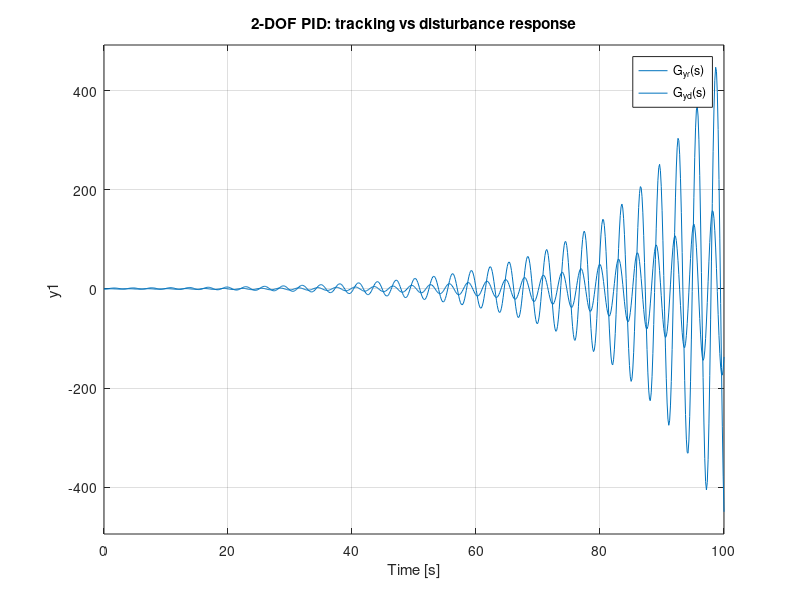

This figure's MATLAB source:
s = tf('s');

% Plant: simple velocity servo model
P = 1 / ((0.5 * s + 1) * s);  % type-1 plant

% PID gains from a previous 1-DOF design
Kp = 2.0;
Ki = 5.0;
Kd = 0.1;

% Set-point weights
b = 0.6;
c = 0.0;

% 1-DOF PID transfer function
C = Kp + Ki / s + Kd * s;

% Reference path transfer function F_r(s)
Fr = Kp * b + Ki / s + Kd * c * s;

% Closed-loop transfer functions using analytical formulas
Gyr = (P * Fr) / (1 + P * C);  % from r to y
Gyd = P / (1 + P * C);         % from d (load) to y

figure;
step(Gyr);
hold on;
step(Gyd);
grid on;
legend('G_{yr}(s)', 'G_{yd}(s)');
title('2-DOF PID: tracking vs disturbance response');

% In Simulink:
%  - Use separate summing blocks for b*r - y, r - y, and c*r - y.
%  - Implement Kp, Ki/s, Kd*s as gain, integrator, and derivative blocks.
%  - Connect plant P(s) using a Transfer Fcn block or a more detailed robot model.
